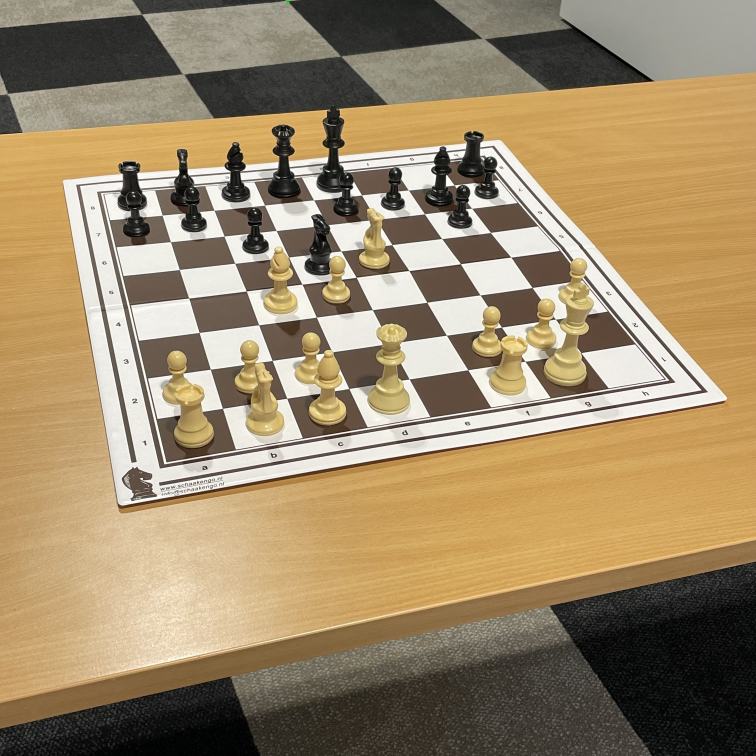
#> input picture output_with_square.jpg, 3024 x 3024 px (shown at 1/4 size)
$ python -i chessboard_vision_2_test.py   (imports and definitions only)
#> lines starting #> are read from the running program, lines starting #| are printed output that depends on the picture; after the words box and inside, x2 and y2 are one past the last pixel; in counts of white or black regions, pixels touching at a corner belong together
# Chess Image Processing System
import numpy as np
import cv2
import os
import json
import sys

class ChessboardDetector:
    """Base class for detecting and processing chessboards from images"""

    def __init__(self, window_width=800, window_height=600):
        """Initialize with display window parameters"""
#> in extract_chessboard, img is the input picture: shape (3024, 3024, 3); mean B, G, R 105.6, 137.2, 156.9
        self.window_width = window_width
        self.window_height = window_height

    # [5 lines left out: function resize_image, not called in this run]

    def detect_chessboard(self, image):
        """Detect chessboard contour in an image"""
        #Kernel
        kernel = np.ones((5, 5), np.uint8)
        # Aplly blur
        blurred = cv2.GaussianBlur(image, (3, 3), 3)

        hsv_img = cv2.cvtColor(blurred, cv2.COLOR_BGR2HSV)
#> hsv_img: shape (3024, 3024, 3); mean H, S, V 21.8, 76, 157

        # Interval to black (matrix: 0-180, saturation: 0-255, value: 0-100)
        lower_black = np.array([0, 0, 0])
        upper_black = np.array([180, 255, 100])

        # Interval to white (matix: 0-130, saturation: 0-14, value: 200-255)
        lower_white = np.array([0, 0, 200])
        upper_white = np.array([130, 14, 255])

        # Create the masks (black,white)
        mask_black = cv2.inRange(hsv_img, lower_black, upper_black)
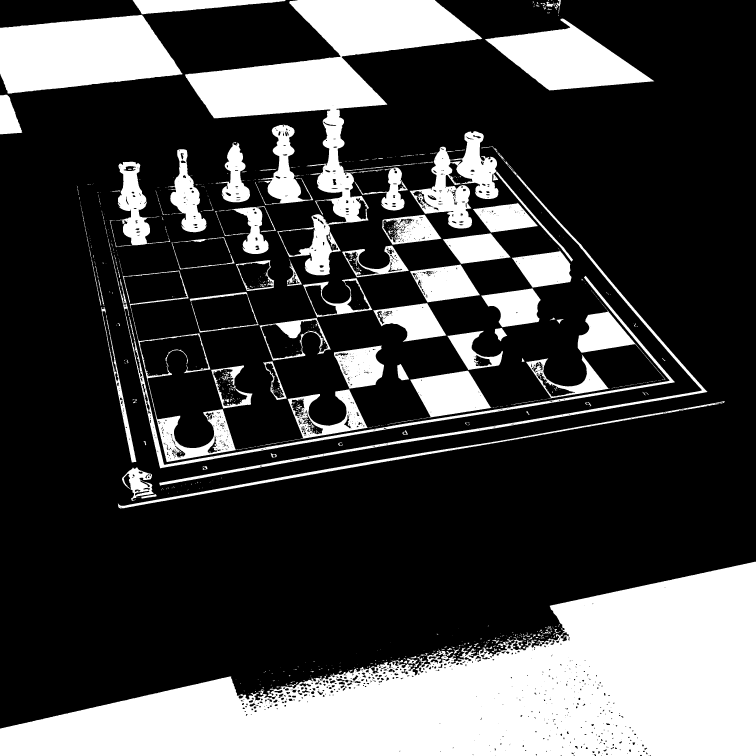
#> mask_black: shape (3024, 3024) (shown at 1/4 size); 26.8% white; 856 white regions (630 under 20 px), largest, box (x1, y1, x2, y2) and area: (0, 2247, 3024, 3024) 1195540, (740, 0, 1929, 1101) 305489, (0, 59, 730, 375) 168362
        mask_white = cv2.inRange(hsv_img, lower_white, upper_white)
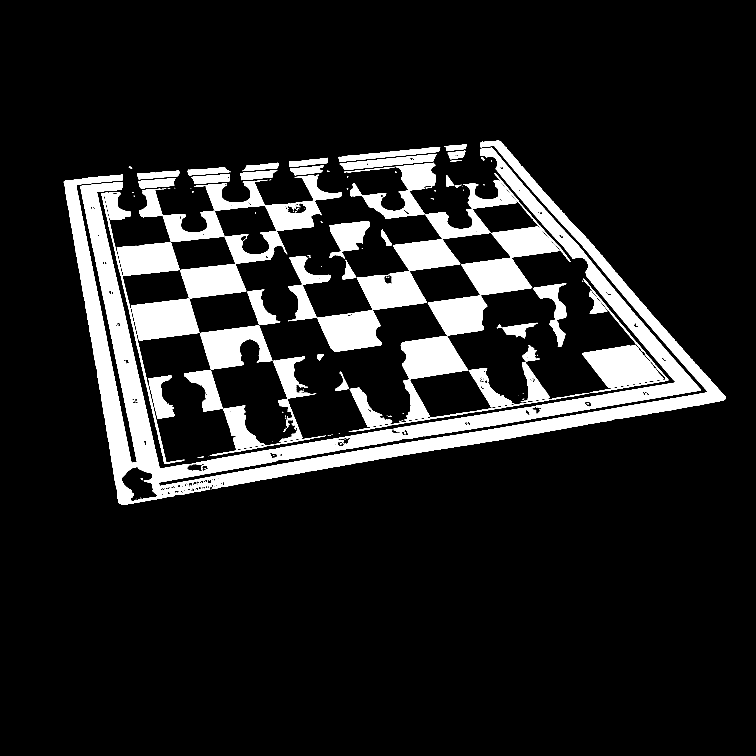
#> mask_white: shape (3024, 3024) (shown at 1/4 size); 12.6% white; 217 white regions (116 under 20 px), largest, box (x1, y1, x2, y2) and area: (255, 563, 2904, 2020) 480296, (2329, 1379, 2655, 1552) 33964, (525, 1195, 797, 1363) 33912

        #Combine both and aplly the morphology Closing
        mask = cv2.bitwise_or(mask_black, mask_white)
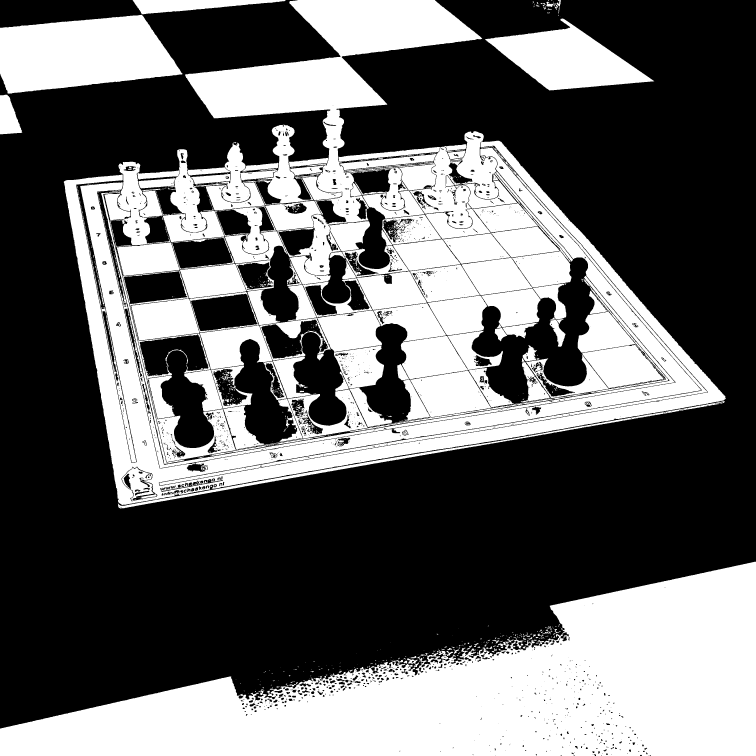
#> mask: shape (3024, 3024) (shown at 1/4 size); 39.4% white; 1069 white regions (745 under 20 px), largest, box (x1, y1, x2, y2) and area: (0, 2247, 3024, 3024) 1195540, (255, 563, 2904, 2020) 513973, (740, 0, 1929, 1101) 305489
        mask = cv2.morphologyEx(mask, cv2.MORPH_CLOSE, kernel)
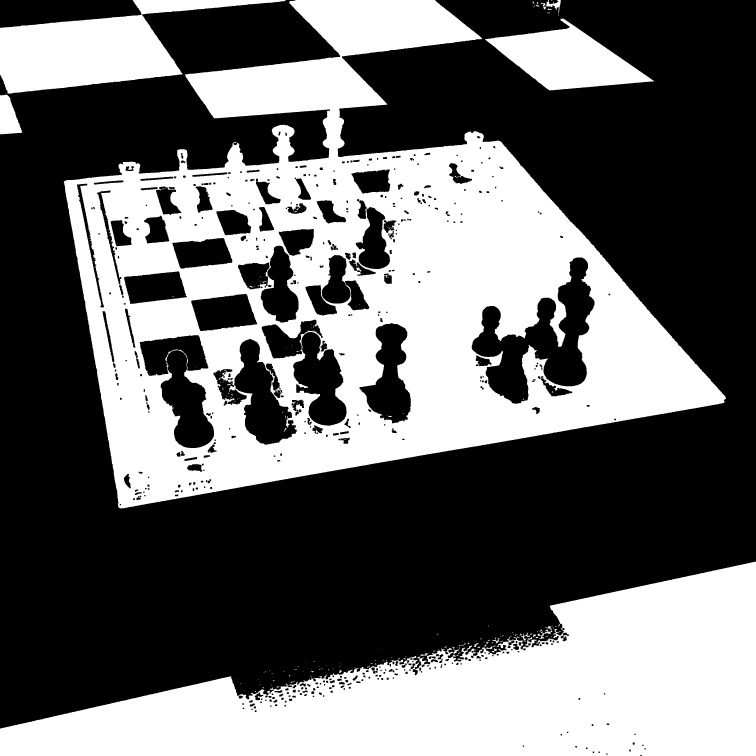
#> mask: shape (3024, 3024) (shown at 1/4 size); 41.1% white; 231 white regions (182 under 20 px), largest, box (x1, y1, x2, y2) and area: (255, 0, 2904, 2034) 2252611, (0, 2247, 3024, 3024) 1209300, (0, 0, 1142, 375) 187425

        #aplly the mask to the image
        result = cv2.bitwise_and(blurred, blurred, mask=mask)
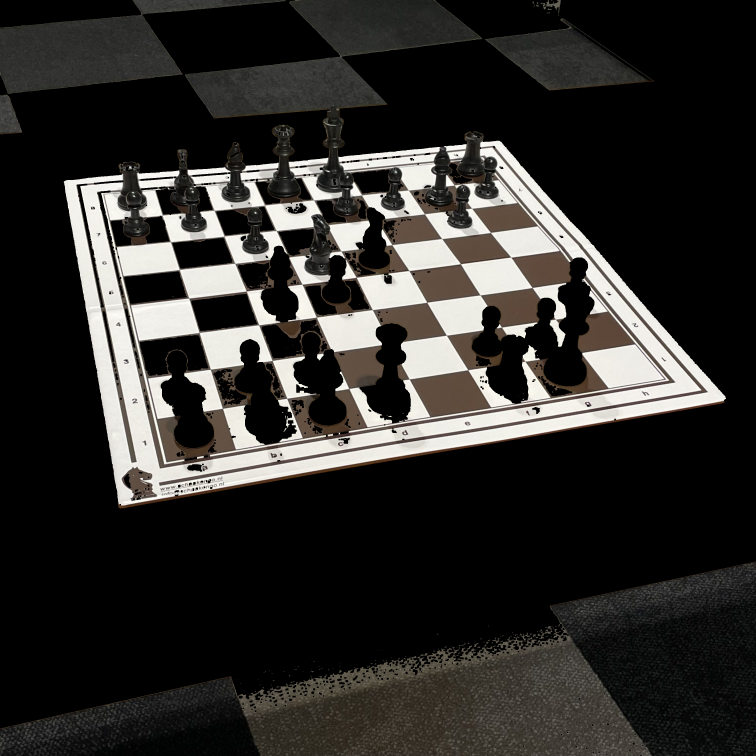
#> result: shape (3024, 3024, 3) (shown at 1/4 size); mean B, G, R 42.7, 45.1, 46.6

        #aplly gray scale
        gray = cv2.cvtColor(result, cv2.COLOR_BGR2GRAY)

        #aplly dilate in gray
        gray_dilate = cv2.dilate(gray,kernel,iterations = 6)
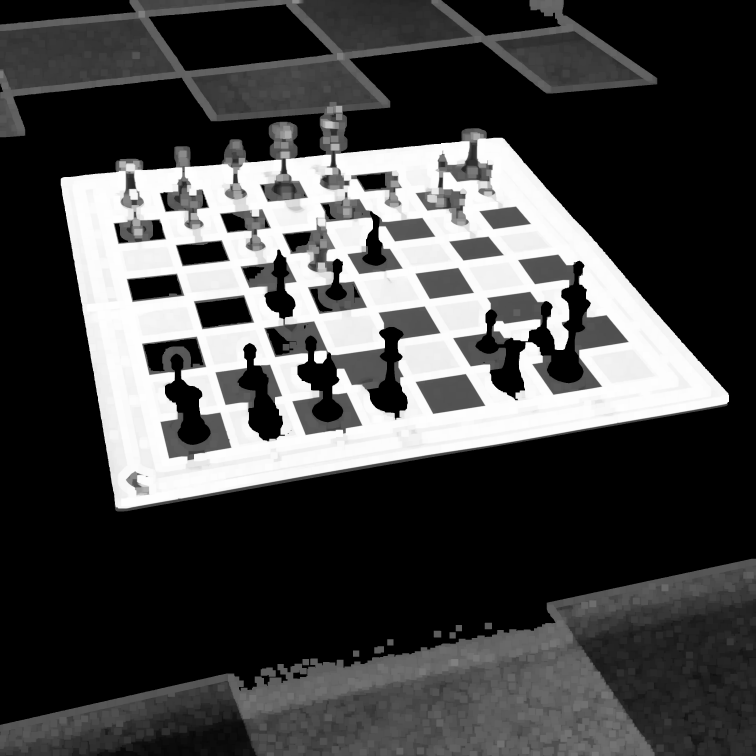
#> gray_dilate: shape (3024, 3024) (shown at 1/4 size); min 0, max 255, mean 71.4

        chessboard_contour = None

         # Find chessboard contour
        _, thresh_sobel = cv2.threshold(gray_dilate, 50, 255, cv2.THRESH_BINARY )
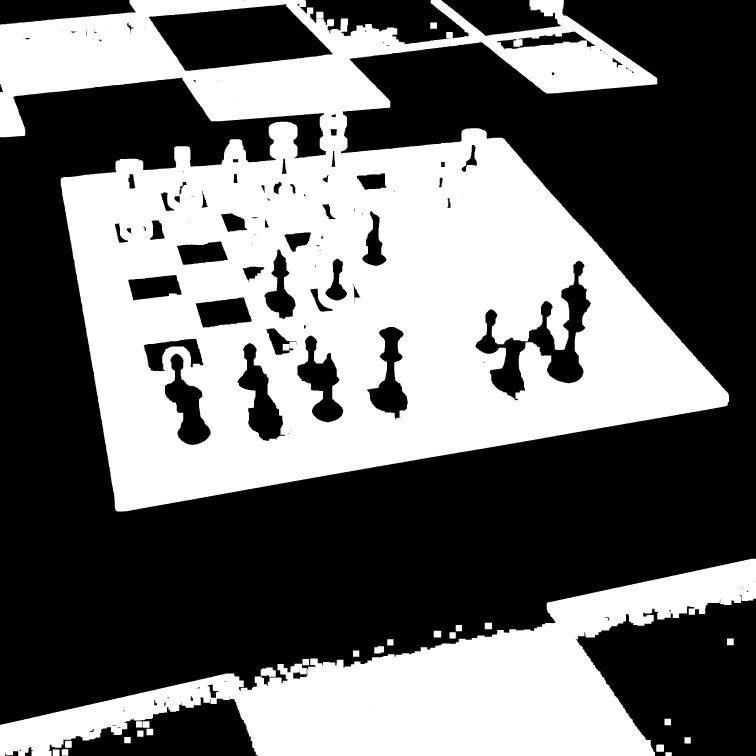
#> thresh_sobel: shape (3024, 3024) (shown at 1/4 size); 42.7% white; 28 white regions
        contours, _ = cv2.findContours(thresh_sobel, cv2.RETR_TREE, cv2.CHAIN_APPROX_SIMPLE)
#> contours = 146 contours, 34 with area under 20; largest, box (x1, y1, x2, y2) and area: (0, 0, 2916, 2046) 3475952, (0, 2235, 3024, 3024) 868440, (594, 16, 1334, 285) 128834, (1901, 1042, 2365, 1602) 74482, (949, 1371, 1141, 1765) 32373

        # Sort by area, get largest
        contours = sorted(contours, key=cv2.contourArea, reverse=True)[:25]
#> contours = 25 contours; largest, box (x1, y1, x2, y2) and area: (0, 0, 2916, 2046) 3475952, (0, 2235, 3024, 3024) 868440, (594, 16, 1334, 285) 128834, (1901, 1042, 2365, 1602) 74482, (949, 1371, 1141, 1765) 32373

        for contour in contours:
            peri = cv2.arcLength(contour, True)
            for approx_param in [0.01, 0.02, 0.03, 0.04, 0.05,0.06,0.07,0.08,0.09,0.1,0.2,0.3,0.4,0.5,0.6,0.7,0.8,0.9,1]:
                approx = cv2.approxPolyDP(contour, approx_param * peri, True)

                # Check if it's a quadrilateral with appropriate area
                if len(approx) == 4 and cv2.contourArea(approx) > (image.shape[0] * image.shape[1]) * 0.15:
                    chessboard_contour = approx
                    return chessboard_contour
#> this loop made 25 passes
#> peri on passes 1 to 12: 17199.8, 10496.2, 1757.4, 3262.6, 1160, 1050.1, 1145, 1126.2, 628.4, 784.7, 599.4, 863.8

        return None

    # [53 lines left out: function get_perspective_transform, not called in this run]

    def extract_chessboard(self, image_path):
        """Detect and extract a chessboard from an image with perspective correction"""
        # Load image
        img = cv2.imread(image_path)
        if img is None:
            raise ValueError(f"Failed to load image: {image_path}")

        # Detect chessboard contour
        contour = self.detect_chessboard(img)
        if contour is None:
            return None, None, None

        # Get perspective transform
        M, M_inv, width, height = self.get_perspective_transform(contour, img)
        if M is None:
            return None, None, None

        # Apply transform
        warped = cv2.warpPerspective(img, M, (width, height))

        # Check if transform failed
        if np.all(warped == warped[0, 0]):
            # Try fallback method
            pts = contour.reshape(4, 2)
            s = pts.sum(axis=1)
            rect = np.zeros((4, 2), dtype="float32")
            rect[0] = pts[np.argmin(s)]
            rect[2] = pts[np.argmax(s)]

            diff = np.diff(pts, axis=1)
            rect[1] = pts[np.argmin(diff)]
            rect[3] = pts[np.argmax(diff)]

            dst = np.array([
                [0, 0],
                [width - 1, 0],
                [width - 1, height - 1],
                [0, height - 1]
            ], dtype="float32")

            M = cv2.getPerspectiveTransform(rect, dst)
            M_inv = cv2.getPerspectiveTransform(dst, rect)
            warped = cv2.warpPerspective(img, M, (width, height))

            if np.all(warped == warped[0, 0]):
                return None, None, None

        return warped, M, M_inv


class ChessPieceDetector(ChessboardDetector):
    """Detect chess pieces in a chessboard image"""

    # [37 lines left out: function detect_pieces, not called in this run]


class ChessboardAnalyzer:
    """Analyze chess positions from warped images"""

    # [100 lines left out: functions __init__, create_board_matrix, map_to_original_coords, not called in this run]


class ChessImageProcessor:
    """Main class for processing chess images"""

    # [193 lines left out: functions __init__, save_visualization, draw_grid_on_warped, draw_bounding_boxes, visualize_board_matrix, process_image and 2 more, not called in this run]


# [19 lines not run here, left out]

>>> result = ChessboardDetector().extract_chessboard('output_with_square.jpg')
